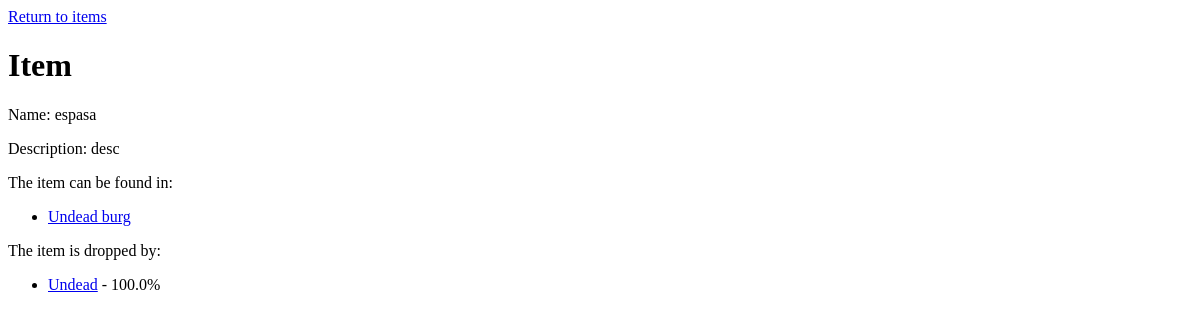
The app's page /items/1.html, older data.
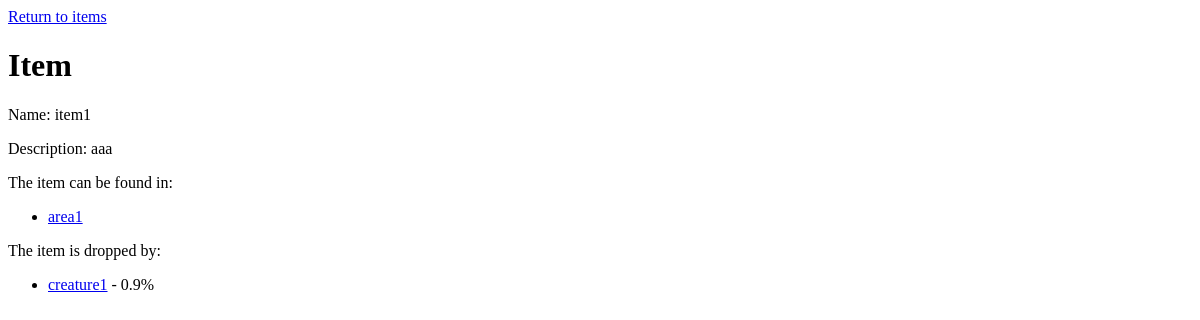
The same page, newer data.
### iitem_database/models.py (models this page shows, shortened)
class Item(models.Model):
	name = models.CharField(max_length=50, unique=True)
	desc = models.TextField(max_length=400)
	typeID = models.ForeignKey(ItemClass)

class Area(models.Model):
	name = models.CharField(max_length=50, unique=True)
	desc = models.TextField(max_length=400)

class Drops(models.Model):
	itemID = models.ForeignKey(Item)
	creatureID = models.ForeignKey(Creature)
	dropRate = models.FloatField()

class Creature(models.Model):
	name = models.CharField(max_length=50, unique=True)
	desc = models.TextField(max_length=400)
	dangerLevel = models.IntegerField()
	souls = models.PositiveIntegerField()
	unique = models.BooleanField()
	areas = models.ManyToManyField(Area, blank=True)

### iitem_database/views.py (the view, shortened to what this page needs)
# urls.py: url(r'^items/(?P<itemID>\w+).(?P<format>\w+)$', itemPage),
def itemPage(request, itemID, format=html):
	try:
		item = Item.objects.get(id=itemID)
	except:
		raise Http404('Item not found.')
	areas = Area.objects.filter(found__itemID=item.id)
	drops = Drops.objects.filter(itemID=itemID)
	if format == html:
		template = get_template('itemPage.html')
		variables = Context({
			'titlehead': 'Item',
			'item': item,
			'areas': areas,
			'drops': drops,
			})
		output = template.render(variables)
		return HttpResponse(output)
	else:
		return HttpResponseNotFound(format_error)

### iitem_database/templates/itemPage.html (shortened to what this page needs)
<html>
	<head>
	</head>
	<body>
		<a href="/items.html">Return to items</a>
		<h1> {{titlehead}} </h1>
			<p>Name: {{item.name}}</p>
			<p>Description: {{item.desc}}</p>
			<p>The item can be found in:</p>
			{% if areas %}
			<ul>
			{% for area in areas %}
				<li>
					<a href="/areas/{{area.id}}.html">{{area.name}}</a>
				</li>
			{% endfor %}
			</ul>
			{% else %}
				<p>Nowhere</p>
			{% endif %}
			<p>The item is dropped by:</p>
			{% if drops %}
			<ul>
			{% for drop in drops %}
				<li>
					<a href="/creatures/{{drop.creatureID.id}}.html">{{drop.creatureID.name}}</a> - {{drop.dropRate}}%
				</li>
			{% endfor %}
			</ul>
			{% else %}
				<p>Nobody</p>
			{% endif %}
	</body>
</html>

Row changes from the older to the newer data that the page shows:
removed Area: name "Undead burg"
changed Item: name "espasa" → "item1"; desc "desc" → "aaa"
added Area: name "area1"
changed Drops: creatureID.name "Undead" → "creature1"; dropRate "100.0" → "0.9"
